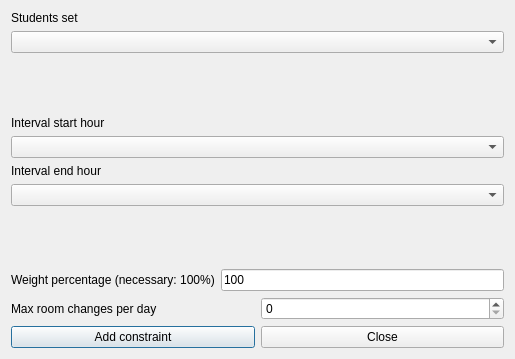
<?xml version="1.0" encoding="UTF-8"?>
<ui version="4.0">
 <class>AddConstraintStudentsSetMaxRoomChangesPerDayInIntervalForm_template</class>
 <widget class="QDialog" name="AddConstraintStudentsSetMaxRoomChangesPerDayInIntervalForm_template">
  <property name="geometry">
   <rect>
    <x>0</x>
    <y>0</y>
    <width>514</width>
    <height>359</height>
   </rect>
  </property>
  <property name="windowTitle">
   <string extracomment="This is the title of the dialog to add a new constraint of this type">Add students set max room changes per day in interval</string>
  </property>
  <layout class="QGridLayout" name="gridLayout">
   <item row="0" column="0">
    <layout class="QVBoxLayout">
     <item>
      <widget class="QLabel" name="studentsTextLabel">
       <property name="frameShape">
        <enum>QFrame::NoFrame</enum>
       </property>
       <property name="frameShadow">
        <enum>QFrame::Plain</enum>
       </property>
       <property name="text">
        <string>Students set</string>
       </property>
       <property name="wordWrap">
        <bool>false</bool>
       </property>
      </widget>
     </item>
     <item>
      <widget class="QComboBox" name="studentsComboBox">
       <property name="editable">
        <bool>false</bool>
       </property>
       <property name="insertPolicy">
        <enum>QComboBox::NoInsert</enum>
       </property>
       <property name="duplicatesEnabled">
        <bool>false</bool>
       </property>
      </widget>
     </item>
    </layout>
   </item>
   <item row="1" column="0">
    <spacer name="spacer1">
     <property name="orientation">
      <enum>Qt::Vertical</enum>
     </property>
     <property name="sizeType">
      <enum>QSizePolicy::Expanding</enum>
     </property>
     <property name="sizeHint" stdset="0">
      <size>
       <width>20</width>
       <height>21</height>
      </size>
     </property>
    </spacer>
   </item>
   <item row="2" column="0">
    <layout class="QVBoxLayout" name="verticalLayout">
     <item>
      <widget class="QLabel" name="startTextLabel">
       <property name="frameShape">
        <enum>QFrame::NoFrame</enum>
       </property>
       <property name="frameShadow">
        <enum>QFrame::Plain</enum>
       </property>
       <property name="text">
        <string>Interval start hour</string>
       </property>
       <property name="wordWrap">
        <bool>false</bool>
       </property>
      </widget>
     </item>
     <item>
      <widget class="QComboBox" name="startHourComboBox">
       <property name="editable">
        <bool>false</bool>
       </property>
       <property name="insertPolicy">
        <enum>QComboBox::NoInsert</enum>
       </property>
       <property name="duplicatesEnabled">
        <bool>false</bool>
       </property>
      </widget>
     </item>
    </layout>
   </item>
   <item row="3" column="0">
    <layout class="QVBoxLayout" name="verticalLayout_2">
     <item>
      <widget class="QLabel" name="endTextLabel">
       <property name="frameShape">
        <enum>QFrame::NoFrame</enum>
       </property>
       <property name="frameShadow">
        <enum>QFrame::Plain</enum>
       </property>
       <property name="text">
        <string>Interval end hour</string>
       </property>
       <property name="wordWrap">
        <bool>false</bool>
       </property>
      </widget>
     </item>
     <item>
      <widget class="QComboBox" name="endHourComboBox">
       <property name="editable">
        <bool>false</bool>
       </property>
       <property name="insertPolicy">
        <enum>QComboBox::NoInsert</enum>
       </property>
       <property name="duplicatesEnabled">
        <bool>false</bool>
       </property>
      </widget>
     </item>
    </layout>
   </item>
   <item row="4" column="0">
    <spacer name="verticalSpacer">
     <property name="orientation">
      <enum>Qt::Vertical</enum>
     </property>
     <property name="sizeHint" stdset="0">
      <size>
       <width>493</width>
       <height>24</height>
      </size>
     </property>
    </spacer>
   </item>
   <item row="5" column="0">
    <layout class="QHBoxLayout">
     <item>
      <widget class="QLabel" name="weightTextLabel">
       <property name="frameShape">
        <enum>QFrame::NoFrame</enum>
       </property>
       <property name="frameShadow">
        <enum>QFrame::Plain</enum>
       </property>
       <property name="text">
        <string>Weight percentage (necessary: 100%)</string>
       </property>
       <property name="wordWrap">
        <bool>false</bool>
       </property>
      </widget>
     </item>
     <item>
      <widget class="QLineEdit" name="weightLineEdit">
       <property name="text">
        <string notr="true">100</string>
       </property>
      </widget>
     </item>
    </layout>
   </item>
   <item row="6" column="0">
    <layout class="QHBoxLayout">
     <item>
      <widget class="QLabel" name="textLabel1">
       <property name="text">
        <string>Max room changes per day</string>
       </property>
       <property name="wordWrap">
        <bool>false</bool>
       </property>
      </widget>
     </item>
     <item>
      <widget class="QSpinBox" name="maxChangesSpinBox"/>
     </item>
    </layout>
   </item>
   <item row="7" column="0">
    <layout class="QHBoxLayout">
     <item>
      <widget class="QPushButton" name="addConstraintPushButton">
       <property name="text">
        <string>Add constraint</string>
       </property>
      </widget>
     </item>
     <item>
      <widget class="QPushButton" name="closePushButton">
       <property name="text">
        <string>Close</string>
       </property>
      </widget>
     </item>
    </layout>
   </item>
  </layout>
 </widget>
 <layoutdefault spacing="6" margin="11"/>
 <resources/>
 <connections/>
</ui>
